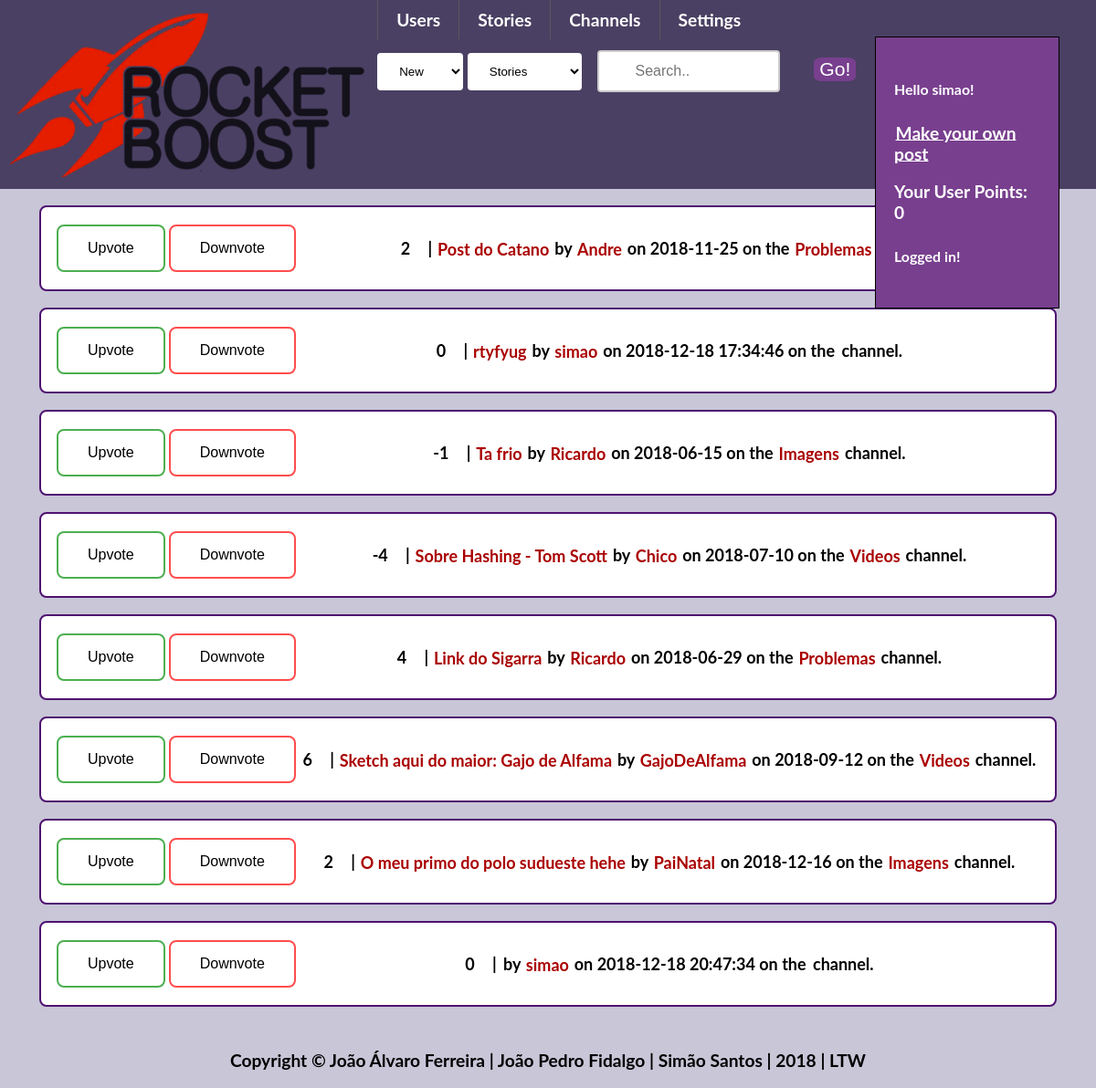
The page /pages/frontpage.php?sort=comments (signed in) on the database its author committed.
### tables this page shows
CREATE TABLE posts
(
    postID INTEGER UNIQUE NOT NULL PRIMARY KEY,
    title VARCHAR NOT NULL,
    content VARCHAR,
    type VARCHAR,
    dateWritten DATETIME,
    username INTEGER REFERENCES users Not NULL,
    channel VARCHAR NOT NULL
);

### database/utilities.php (called while the page is built, shortened)
<?php
function getVotesPost($id){
    $db = Database::getInstance()->db();
    $stmt = $db->prepare('SELECT * FROM postvotes WHERE postID = ?');
    $stmt->execute(array($id));
    $result = $stmt->fetchAll();
    $votes = 0;
    foreach ($result as $row) {
    if($row['positive'] == 1)
        $votes = $votes+1;
    else $votes = $votes - 1;
    }
    return $votes;
}
function getCommentsPost($id){
    $db = Database::getInstance()->db();
    $stmt = $db->prepare('SELECT * FROM comments WHERE postID = ?');
    $stmt->execute(array($id));
    $result = $stmt->fetchAll();
    return count($result);
}
?>

### pages/frontpage.php (the view, shortened to what this page needs)
<?php
include_once "../templates/default.php";
draw_posts();
function cmpComments($a, $b)
{
    if (getCommentsPost($a['postID']) == getCommentsPost($b['postID'])) {
        return 0;
    }
    return (getCommentsPost($a['postID']) > getCommentsPost($b['postID'])) ? -1 : 1;
}
function draw_posts(){
    $sortType = "points";
if(isset($_GET['sort']))
    $sortType = htmlspecialchars($_GET['sort']);
    $db = Database::getInstance()->db();
    $stmt = $db->prepare('SELECT * FROM posts');
    $stmt->execute();
    $result = $stmt->fetchAll();
    if($sortType == "points")
    usort($result, "cmpPoints");
    else if($sortType == "new")
    usort($result, "cmpDate");
    else if($sortType == "comments")
    usort($result, "cmpComments");
    foreach ($result as $row) {
    $votes = getVotesPost($row['postID']);?>
    <div id="postlist">
        <div class="votes_frontpage">
            <input type="button" value="Upvote">
            <input type="button" value="Downvote">
        </div>
        <div id="post_info">
            <span id="votes"><?php echo $votes?></span>
            <span class="separator"> | </span>
            <a href = "../pages/viewPost.php?id=<?php echo $row['postID']?>"><?php echo $row['title']?></a>
            <span class="separator">by</span>
            <a href = "../pages/viewProfile.php?username=<?php echo $row['username']?>"><?php echo $row['username'];?></a>
            <span class="separator">on</span>
            <?php echo $row['dateWritten']?>
            <span class="separator">on the </span>
             <a href = "../pages/channel.php?id=<?php echo $row['channel']?>"><?php echo $row['channel'];?></a>
            <span class="channel">channel.</span>
        </div>
    </div>
<?php
    }
}
?>

### css/style.css (style rules this page uses)
body { margin: 0 auto; --bg-color: #C8C6D7; --main-color: #783F8E; --dark-color: #4F1271; --light-color: #4A4063; background-color: var(--bg-color); font-weight: 700; font-size: 14px; font-size: 120%; font-family: Lato, Arial, sans-serif; transition: box-shadow .2s cubic-bezier(.4,0,1,1),background .2s cubic-bezier(.4,0,.2,1),color .2s cubic-bezier(.4,0,.2,1); }
a:link { position: relative; text-decoration: none; -webkit-transition: all 1s linear; color: #aa0000; padding: 1.5px; -webkit-transition: all 1s linear; }
#postlist { display: flex; background-color: white; border: 2px solid var(--dark-color); border-radius: 8px; width: 90%; padding: 15px; margin: 1em; margin-left: auto; margin-right: auto; font-size: 18px; }
.votes_frontpage { display: flex; }
.votes_frontpage input:first-child { background-color: white; border: 2px solid #4CAF50; border-radius: 8px; color: black; padding: 15px 32px; text-align: center; text-decoration: none; display: block; font-size: 16px; margin: 4px 2px; cursor: pointer; -webkit-transition-duration: 0.4s; transition-duration: 0.4s; }
.votes_frontpage input:nth-child(2) { background-color: white; border: 2px solid #ff4d4d; border-radius: 8px; color: black; padding: 15px 32px; text-align: center; text-decoration: none; display: block; font-size: 16px; margin: 4px 2px; cursor: pointer; -webkit-transition-duration: 0.4s; transition-duration: 0.4s; }
#post_info { margin: auto; }

### rows shown on the page
posts: votes "2", title "Post do Catano", username "Andre", dateWritten "2018-11-25", channel "Problemas"
posts: votes "0", title "rtyfyug", username "simao", dateWritten "2018-12-18 17:34:46"
posts: votes "-1", title "Ta frio", username "Ricardo", dateWritten "2018-06-15", channel "Imagens"
posts: votes "-4", title "Sobre Hashing - Tom Scott", username "Chico", dateWritten "2018-07-10", channel "Videos"
posts: votes "4", title "Link do Sigarra", username "Ricardo", dateWritten "2018-06-29", channel "Problemas"
posts: votes "6", title "Sketch aqui do maior: Gajo de Alfama", username "GajoDeAlfama", dateWritten "2018-09-12", channel "Videos"
posts: votes "2", title "O meu primo do polo sudueste hehe", username "PaiNatal", dateWritten "2018-12-16", channel "Imagens"
posts: votes "0", username "simao", dateWritten "2018-12-18 20:47:34"

### other values the page prints
$_SESSION['username'] "simao"
getUserPoints($_SESSION['username']) "0"
$_SESSION['message'] "Logged in!"
